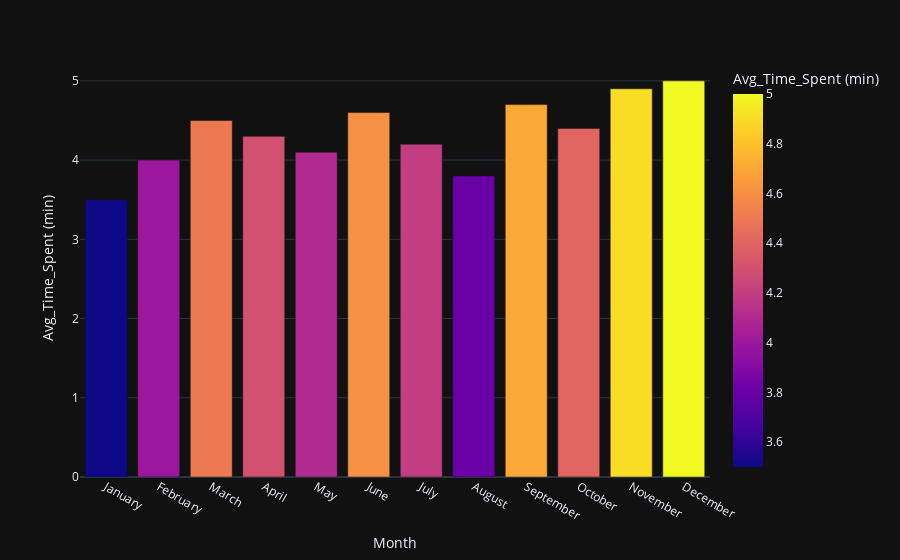

The notebook cell saved with this chart:
### Markdown cell above
***As we can see that,the page view has increased steadily from january to december, indicating growing interest in the article***

### Code cell
fig=px.bar(avg_time,x='Month',y='Avg_Time_Spent (min)',color='Avg_Time_Spent (min)',template='plotly_dark')
fig.show()

### Figure 1 — Plotly figure (JSON) as saved in the notebook; plotly's stock layout.template omitted (floating-point values rounded to 4 significant figures)
{"data": [{"alignmentgroup": "True", "hovertemplate": "Month=%{x}<br>Avg_Time_Spent (min)=%{marker.color}<extra></extra>", "legendgroup": "", "marker": {"color": [3.5, 4, 4.5, 4.3, 4.1, 4.6, 4.2, 3.8, 4.7, 4.4, 4.9, 5], "coloraxis": "coloraxis", "pattern": {"shape": ""}}, "name": "", "offsetgroup": "", "orientation": "v", "showlegend": false, "textposition": "auto", "type": "bar", "x": ["January", "February", "March", "April", "May", "June", "July", "August", "September", "October", "November", "December"], "xaxis": "x", "y": [3.5, 4, 4.5, 4.3, 4.1, 4.6, 4.2, 3.8, 4.7, 4.4, 4.9, 5], "yaxis": "y"}], "layout": {"barmode": "relative", "coloraxis": {"colorbar": {"title": {"text": "Avg_Time_Spent (min)"}}, "colorscale": [[0, "#0d0887"], [0.1111, "#46039f"], [0.2222, "#7201a8"], [0.3333, "#9c179e"], [0.4444, "#bd3786"], [0.5556, "#d8576b"], [0.6667, "#ed7953"], [0.7778, "#fb9f3a"], [0.8889, "#fdca26"], [1, "#f0f921"]]}, "legend": {"tracegroupgap": 0}, "margin": {"t": 60}, "xaxis": {"anchor": "y", "domain": [0, 1], "title": {"text": "Month"}}, "yaxis": {"anchor": "x", "domain": [0, 1], "title": {"text": "Avg_Time_Spent (min)"}}}}
